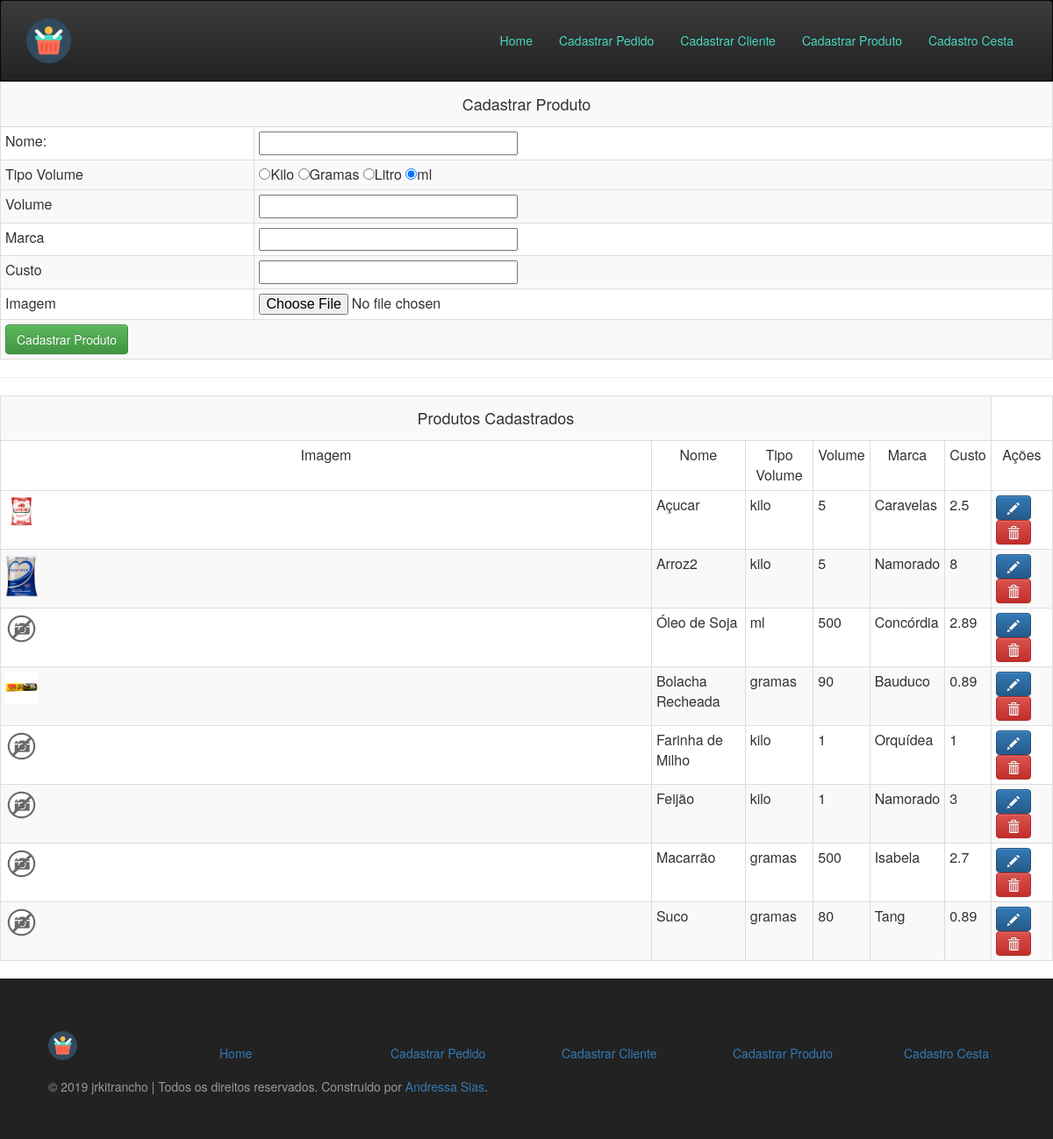
Screenshot of /index.php?pg=produto with the database file from the repository.
### tables this page shows
CREATE TABLE `produto` (
  `id_produto` int(5) UNSIGNED NOT NULL,
  `nome` varchar(255) NOT NULL,
  `tipo_pesagem` varchar(10) NOT NULL,
  `peso` float NOT NULL,
  `marca` varchar(255) NOT NULL,
  `custo` float NOT NULL,
  `imagem` varchar(255) DEFAULT NULL
);

### inc.produto.php (the view, shortened to what this page needs)
<?php
	$acao='insert';
	if (isset($_REQUEST['id_update']) and !empty($_REQUEST['id_update'])) {
		$id_produto = $_REQUEST['id_update'] ;
	}else{
		$id_produto = 0;
	}
	$nome = '';
   	$tipo_pesagem = '';
   	$volume = '';
   	$marca = '';
	$custo = '';
	if($acao=='insert'){
		$valor_botao = 'Cadastrar';
	}else if($acao=='update'){
	   $valor_botao = 'Alterar';
	}
	 echo '
<form action="acao.produto.php" method="POST" enctype="multipart/form-data">
	<table class="table table-condensed table-striped table-bordered table-hover" border="0">
		<input type="hidden" name="acao" value="'.$acao.'">
		<input type="hidden" name="id_produto" value="'.$id_produto.'">
		<tr>
			<td colspan="2" align="center"><h4>'.$valor_botao.' Produto</h4></td>
		</tr>
		<tr>
			<td>Nome:</td>
			<td><input type="text" name="nome" value="'.$nome.'" size="30"></td>
		</tr>
		<td>Tipo Volume</td>
		<td>';
		if($tipo_pesagem == "kilo"){
			echo '<input type="radio" name="pesagem" value="kilo" checked>Kilo
			<input type="radio" name="pesagem" value="gramas">Gramas
			<input type="radio" name="pesagem" value="litro">Litro
			<input type="radio" name="pesagem" value="ml">ml';
		}elseif($tipo_pesagem == "gramas"){
			echo '<input type="radio" name="pesagem" value="kilo">Kilo
			<input type="radio" name="pesagem" value="gramas" checked>Gramas
			<input type="radio" name="pesagem" value="litro">Litro
			<input type="radio" name="pesagem" value="ml">ml';
		}elseif($tipo_pesagem == "litro"){
			echo '<input type="radio" name="pesagem" value="kilo">Kilo
			<input type="radio" name="pesagem" value="gramas" >Gramas
			<input type="radio" name="pesagem" value="litro" checked>Litro
			<input type="radio" name="pesagem" value="ml">ml';
		}
		else{
			echo '<input type="radio" name="pesagem" value="kilo">Kilo
			<input type="radio" name="pesagem" value="gramas" >Gramas
			<input type="radio" name="pesagem" value="litro">Litro
			<input type="radio" name="pesagem" value="ml" checked>ml';
		}
		echo '</td>
		<tr>
		<tr>
			<td>Volume</td>
			<td><input type="text" name="volume" value="'.$volume.'" size="30"></td>
		</tr>
		<tr>
			<td>Marca</td>
			<td><input type="text" name="marca" value="'.$marca.'" size="30"></td>
		</tr>
		<tr>
			<td>Custo</td>
			<td><input type="text" name="custo" value="'.$custo.'" size="30"></td>
		</tr>
		<tr>
			<td>Imagem</td><td>';
			echo '<input type="file" name="imagem"></td>';
		echo '</tr>
		<tr>
			<td colspan="2" align="left">
				<input type="submit" name="cadastrar" value="'.$valor_botao.' Produto" class="btn btn-success">
			</td>
		</tr>
	</table>
</form>
';
?>
<hr>
<table class="table table-condensed table-striped table-bordered table-hover" border="1px">
	<tr>
		<td colspan="6" align="center">
			<h4>Produtos Cadastrados</h4>
		</td>
	</tr>
	<tr align="center">
		<td>Imagem</td>
		<td>Nome</td>
		<td>Tipo Volume</td>
		<td>Volume</td>
		<td>Marca</td>
		<td>Custo</td>
		<td>Ações</td>
	</tr>
	<tr>
		<?php
			$query='SELECT * FROM produto ORDER BY nome';
			$res = mysql_query($query,$link);
			$qtd = mysql_num_rows($res);
			if($qtd>0){
				while($linha = mysql_fetch_assoc($res)){
				echo '<tr>';
				if($linha['imagem']==NULL){
					echo '<td><img id="imagem_produto" src="img/produtos/no-image.png" width=5%> </td>';
				}else{
					echo '<td><img id="imagem_produto" src="img/produtos/'.$linha['imagem'].'" width=5%> </td>';
				}
				echo '<td>'.$linha['nome'].'</td>';
				echo '<td>'.$linha['tipo_pesagem'].'</td>';
				echo '<td>'.$linha['peso'].'</td>';
				echo '<td>'.$linha['marca'].'</td>';
				echo '<td>'.$linha['custo'].'</td>';
				echo '<td><a href="index.php?pg=produto&id_update='.$linha['id_produto'].'" class="btn btn-primary"><span class="glyphicon glyphicon-pencil" aria-hidden="true"></a>
				<a href="acao.produto.php?acao=delete&id_produto='.$linha['id_produto'].'" class="btn btn-danger"><span class="glyphicon glyphicon-trash" aria-hidden="true"></a></td>';
				echo '</tr>';
				}
			}else{
				echo '<tr align="center">
				<td colspan="7">Nenhum registro para listar</td>
				</tr>';
			}
			?>
	</tr>
</table>

### index.php (shortened to what this page needs)
<DOCTYPE html>
<html>
	<head>
		<link rel="stylesheet" type="text/css" href="css/bootstrap.min.css">
		<link rel="stylesheet" type="text/css" href="css/bootstrap-theme.min.css">
		<link rel="stylesheet" href="css/style.css">
	</head>
	<body>
	<header>
	    <nav class="navbar navbar-inverse">
	        <div class="container">
	            <div class="navbar-header">
					<a href="index.php?pg=home" alt="JR Kit Rancho - Home" title="Home"><img id="logo" src="img/fav.png" width=10%></a>
				</div>
	           <div class="collapse navbar-collapse" id="menu_lista">
				<ul class="nav navbar-nav navbar-right">
					<li class="link_menu"><a href="index.php?pg=home"> Home </a></li>
					<li class="link_menu"><a href="index.php?pg=pedido"> Cadastrar Pedido</a></li>
					<li class="link_menu"><a href="index.php?pg=cliente"> Cadastrar Cliente</a></li>
					<li class="link_menu"><a href="index.php?pg=produto"> Cadastrar Produto</a></li>
					<li class="link_menu"><a href="index.php?pg=cesta"> Cadastro Cesta</a></li>
				</ul>
			</div>
		</div>
	    </nav>
	</header>
	<div style="min-height:70%; ">
	    <div class="container-fluid" margin="100px" >
	        <div class="row" style="background-color:#fff">
	           	<?php
			if( isset($_GET['pg']) and !empty($_GET['pg'])){
				$pag = $_GET['pg'];
			}else{
				$pag = 'home';
			}
			include_once('inc.'.$pag.'.php');
		?>
	       </div>
	    </div>
	</div>
	<footer>
	    <div class="container">
		<div class="row">
			<div class="col-md-2"><a href="#"><img id="logo" src="img/fav.png" width="20%"></a></div>
			<div class="col-md-2 lista_footer"><a href="index.php?pg=home"> Home </a></div>
			<div class="col-md-2 lista_footer"><a href="index.php?pg=pedido"> Cadastrar Pedido</a></div>
			<div class="col-md-2 lista_footer"><a href="index.php?pg=cliente"> Cadastrar Cliente</a></div>
			<div class="col-md-2 lista_footer"><a href="index.php?pg=produto"> Cadastrar Produto</a></div>
			<div class="col-md-2 lista_footer"><a href="index.php?pg=cesta"> Cadastro Cesta</a></div>
		</div>
		<div class="row">
			<div class="col-md-12">
				<p>© 2019 jrkitrancho | Todos os direitos reservados. Construido por <a href="#">Andressa Sias</a>.</p>
			</div>
		</div>
	</div>
	</footer>
	</body>
</html>

### css/style.css (style rules this page uses)
* { margin:0; padding: 0; }
footer { background-color: #222; min-height: 180px; color:#999; padding:40px; }
header { background-color: #000; }
nav { min-height: 90px; margin-bottom: 0 !important; }
#logo { margin:20px 0; }
.lista_footer { margin-top:35px; }
.link_menu { margin-top:20px; }
.link_menu a { color:#4CDBC4 !important; padding:10px; }

### rows the page displays
produto: imagem (picture), nome "Açucar", tipo_pesagem "kilo", peso "5", marca "Caravelas", custo "2.5"
produto: imagem (picture), nome "Arroz2", tipo_pesagem "kilo", peso "5", marca "Namorado", custo "8"
produto: nome "Óleo de Soja", tipo_pesagem "ml", peso "500", marca "Concórdia", custo "2.89"
produto: imagem (picture), nome "Bolacha Recheada", tipo_pesagem "gramas", peso "90", marca "Bauduco", custo "0.89"
produto: nome "Farinha de Milho", tipo_pesagem "kilo", peso "1", marca "Orquídea", custo "1"
produto: nome "Feijão", tipo_pesagem "kilo", peso "1", marca "Namorado", custo "3"
produto: nome "Macarrão", tipo_pesagem "gramas", peso "500", marca "Isabela", custo "2.7"
produto: nome "Suco", tipo_pesagem "gramas", peso "80", marca "Tang", custo "0.89"

### other values shown
$valor_botao "Cadastrar"
